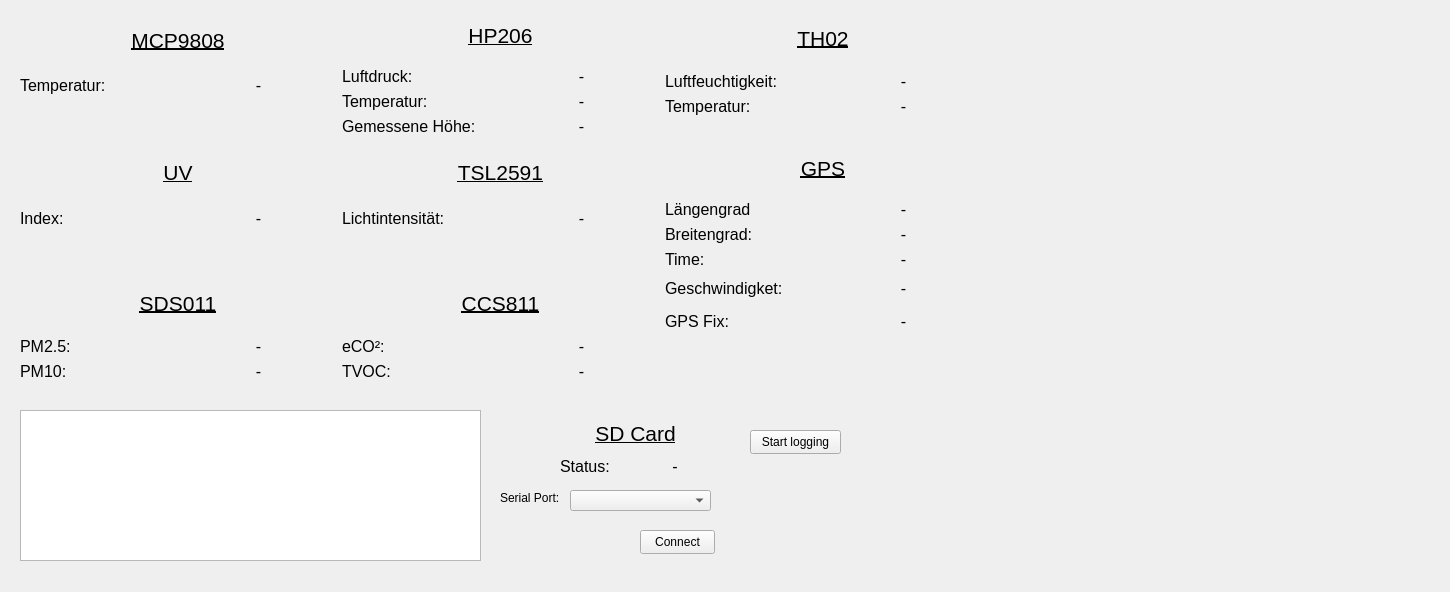
<?xml version="1.0" encoding="UTF-8"?>
<ui version="4.0">
 <class>Form</class>
 <widget class="QWidget" name="Form">
  <property name="geometry">
   <rect>
    <x>0</x>
    <y>0</y>
    <width>1450</width>
    <height>592</height>
   </rect>
  </property>
  <property name="windowTitle">
   <string>Form</string>
  </property>
  <widget class="QLabel" name="l_SerialPort">
   <property name="geometry">
    <rect>
     <x>500</x>
     <y>490</y>
     <width>61</width>
     <height>16</height>
    </rect>
   </property>
   <property name="text">
    <string>Serial Port:</string>
   </property>
  </widget>
  <widget class="QPlainTextEdit" name="pte_serial_console">
   <property name="geometry">
    <rect>
     <x>20</x>
     <y>410</y>
     <width>461</width>
     <height>151</height>
    </rect>
   </property>
   <property name="textInteractionFlags">
    <set>Qt::TextSelectableByKeyboard|Qt::TextSelectableByMouse</set>
   </property>
  </widget>
  <widget class="QPushButton" name="b_connect_serial">
   <property name="geometry">
    <rect>
     <x>640</x>
     <y>530</y>
     <width>75</width>
     <height>24</height>
    </rect>
   </property>
   <property name="text">
    <string>Connect</string>
   </property>
   <property name="checkable">
    <bool>true</bool>
   </property>
  </widget>
  <widget class="QComboBox" name="cb_serial_ports">
   <property name="geometry">
    <rect>
     <x>570</x>
     <y>490</y>
     <width>141</width>
     <height>21</height>
    </rect>
   </property>
  </widget>
  <widget class="QWidget" name="gridLayoutWidget_2">
   <property name="geometry">
    <rect>
     <x>20</x>
     <y>10</y>
     <width>961</width>
     <height>391</height>
    </rect>
   </property>
   <layout class="QGridLayout" name="gridLayout_12">
    <item row="0" column="1">
     <layout class="QVBoxLayout" name="verticalLayout_6">
      <item>
       <widget class="QLabel" name="l_hp206">
        <property name="font">
         <font>
          <pointsize>16</pointsize>
          <underline>true</underline>
         </font>
        </property>
        <property name="text">
         <string>HP206</string>
        </property>
        <property name="alignment">
         <set>Qt::AlignCenter</set>
        </property>
       </widget>
      </item>
      <item>
       <layout class="QGridLayout" name="gridLayout_3">
        <item row="1" column="1">
         <widget class="QLabel" name="l_hp206_temperature_value">
          <property name="font">
           <font>
            <pointsize>12</pointsize>
           </font>
          </property>
          <property name="text">
           <string>-</string>
          </property>
          <property name="alignment">
           <set>Qt::AlignCenter</set>
          </property>
         </widget>
        </item>
        <item row="2" column="0">
         <widget class="QLabel" name="l_hp206_altitude">
          <property name="font">
           <font>
            <pointsize>12</pointsize>
           </font>
          </property>
          <property name="text">
           <string>Gemessene Höhe:</string>
          </property>
         </widget>
        </item>
        <item row="1" column="0">
         <widget class="QLabel" name="l_hp206_temperature">
          <property name="font">
           <font>
            <pointsize>12</pointsize>
           </font>
          </property>
          <property name="text">
           <string>Temperatur:</string>
          </property>
         </widget>
        </item>
        <item row="2" column="1">
         <widget class="QLabel" name="l_hp206_altitude_value">
          <property name="font">
           <font>
            <pointsize>12</pointsize>
           </font>
          </property>
          <property name="text">
           <string>-</string>
          </property>
          <property name="alignment">
           <set>Qt::AlignCenter</set>
          </property>
         </widget>
        </item>
        <item row="0" column="1">
         <widget class="QLabel" name="l_hp206_pressure_value">
          <property name="font">
           <font>
            <pointsize>12</pointsize>
           </font>
          </property>
          <property name="text">
           <string>-</string>
          </property>
          <property name="alignment">
           <set>Qt::AlignCenter</set>
          </property>
         </widget>
        </item>
        <item row="0" column="0">
         <widget class="QLabel" name="l_hp206_pressure">
          <property name="font">
           <font>
            <pointsize>12</pointsize>
           </font>
          </property>
          <property name="text">
           <string>Luftdruck:</string>
          </property>
         </widget>
        </item>
       </layout>
      </item>
     </layout>
    </item>
    <item row="0" column="0">
     <layout class="QVBoxLayout" name="verticalLayout_5">
      <item>
       <widget class="QLabel" name="l_mcp9808">
        <property name="font">
         <font>
          <pointsize>16</pointsize>
          <underline>true</underline>
         </font>
        </property>
        <property name="text">
         <string>MCP9808</string>
        </property>
        <property name="alignment">
         <set>Qt::AlignCenter</set>
        </property>
       </widget>
      </item>
      <item>
       <layout class="QGridLayout" name="gridLayout_13">
        <item row="0" column="1">
         <widget class="QLabel" name="l_mcp9808_value">
          <property name="font">
           <font>
            <pointsize>12</pointsize>
           </font>
          </property>
          <property name="text">
           <string>-</string>
          </property>
          <property name="alignment">
           <set>Qt::AlignCenter</set>
          </property>
         </widget>
        </item>
        <item row="0" column="0">
         <widget class="QLabel" name="l_mcp9808_temperatur">
          <property name="font">
           <font>
            <pointsize>12</pointsize>
           </font>
          </property>
          <property name="text">
           <string>Temperatur:</string>
          </property>
         </widget>
        </item>
        <item row="1" column="0">
         <widget class="QLabel" name="label_3">
          <property name="text">
           <string/>
          </property>
         </widget>
        </item>
        <item row="2" column="0">
         <widget class="QLabel" name="label_4">
          <property name="text">
           <string/>
          </property>
         </widget>
        </item>
       </layout>
      </item>
     </layout>
    </item>
    <item row="1" column="0">
     <layout class="QVBoxLayout" name="verticalLayout_8">
      <item>
       <widget class="QLabel" name="l_uv">
        <property name="font">
         <font>
          <pointsize>16</pointsize>
          <underline>true</underline>
         </font>
        </property>
        <property name="text">
         <string>UV</string>
        </property>
        <property name="alignment">
         <set>Qt::AlignCenter</set>
        </property>
       </widget>
      </item>
      <item>
       <layout class="QGridLayout" name="gridLayout_14">
        <item row="0" column="0">
         <widget class="QLabel" name="l_uv_index">
          <property name="font">
           <font>
            <pointsize>12</pointsize>
           </font>
          </property>
          <property name="text">
           <string>Index:</string>
          </property>
         </widget>
        </item>
        <item row="0" column="1">
         <widget class="QLabel" name="l_uv_index_value">
          <property name="font">
           <font>
            <pointsize>12</pointsize>
           </font>
          </property>
          <property name="text">
           <string>-</string>
          </property>
          <property name="alignment">
           <set>Qt::AlignCenter</set>
          </property>
         </widget>
        </item>
        <item row="1" column="0">
         <widget class="QLabel" name="label_5">
          <property name="text">
           <string/>
          </property>
         </widget>
        </item>
        <item row="2" column="0">
         <widget class="QLabel" name="label_6">
          <property name="text">
           <string/>
          </property>
         </widget>
        </item>
       </layout>
      </item>
     </layout>
    </item>
    <item row="1" column="1">
     <layout class="QVBoxLayout" name="verticalLayout_9">
      <item>
       <widget class="QLabel" name="l_tsl2591">
        <property name="font">
         <font>
          <pointsize>16</pointsize>
          <underline>true</underline>
         </font>
        </property>
        <property name="text">
         <string>TSL2591</string>
        </property>
        <property name="alignment">
         <set>Qt::AlignCenter</set>
        </property>
       </widget>
      </item>
      <item>
       <layout class="QGridLayout" name="gridLayout_15">
        <item row="0" column="0">
         <widget class="QLabel" name="l_tsl2591_light">
          <property name="font">
           <font>
            <pointsize>12</pointsize>
           </font>
          </property>
          <property name="text">
           <string>Lichtintensität:</string>
          </property>
         </widget>
        </item>
        <item row="1" column="1">
         <widget class="QLabel" name="label_8">
          <property name="text">
           <string/>
          </property>
         </widget>
        </item>
        <item row="0" column="1">
         <widget class="QLabel" name="l_tsl2591_light_value">
          <property name="font">
           <font>
            <pointsize>12</pointsize>
           </font>
          </property>
          <property name="text">
           <string>-</string>
          </property>
          <property name="alignment">
           <set>Qt::AlignCenter</set>
          </property>
         </widget>
        </item>
        <item row="2" column="1">
         <widget class="QLabel" name="label_9">
          <property name="text">
           <string/>
          </property>
         </widget>
        </item>
       </layout>
      </item>
     </layout>
    </item>
    <item row="0" column="2">
     <layout class="QVBoxLayout" name="verticalLayout_7">
      <item>
       <widget class="QLabel" name="l_th02">
        <property name="font">
         <font>
          <pointsize>16</pointsize>
          <underline>true</underline>
         </font>
        </property>
        <property name="text">
         <string>TH02</string>
        </property>
        <property name="alignment">
         <set>Qt::AlignCenter</set>
        </property>
       </widget>
      </item>
      <item>
       <layout class="QGridLayout" name="gridLayout_4">
        <item row="0" column="0">
         <widget class="QLabel" name="l_th02_humidity">
          <property name="font">
           <font>
            <pointsize>12</pointsize>
           </font>
          </property>
          <property name="text">
           <string>Luftfeuchtigkeit:</string>
          </property>
         </widget>
        </item>
        <item row="1" column="1">
         <widget class="QLabel" name="l_th02_temperature_value">
          <property name="font">
           <font>
            <pointsize>12</pointsize>
           </font>
          </property>
          <property name="text">
           <string>-</string>
          </property>
          <property name="alignment">
           <set>Qt::AlignCenter</set>
          </property>
         </widget>
        </item>
        <item row="1" column="0">
         <widget class="QLabel" name="l_th02_temperature">
          <property name="font">
           <font>
            <pointsize>12</pointsize>
           </font>
          </property>
          <property name="text">
           <string>Temperatur:</string>
          </property>
         </widget>
        </item>
        <item row="0" column="1">
         <widget class="QLabel" name="l_th02_humidity_value">
          <property name="font">
           <font>
            <pointsize>12</pointsize>
           </font>
          </property>
          <property name="text">
           <string>-</string>
          </property>
          <property name="alignment">
           <set>Qt::AlignCenter</set>
          </property>
         </widget>
        </item>
        <item row="2" column="0">
         <widget class="QLabel" name="label">
          <property name="text">
           <string/>
          </property>
         </widget>
        </item>
       </layout>
      </item>
     </layout>
    </item>
    <item row="2" column="0">
     <layout class="QVBoxLayout" name="verticalLayout_11">
      <item>
       <widget class="QLabel" name="l_sds011">
        <property name="font">
         <font>
          <pointsize>16</pointsize>
          <underline>true</underline>
         </font>
        </property>
        <property name="text">
         <string>SDS011</string>
        </property>
        <property name="alignment">
         <set>Qt::AlignCenter</set>
        </property>
       </widget>
      </item>
      <item>
       <layout class="QGridLayout" name="gridLayout_6">
        <item row="1" column="1">
         <widget class="QLabel" name="l_sds011_pm10_value">
          <property name="font">
           <font>
            <pointsize>12</pointsize>
           </font>
          </property>
          <property name="text">
           <string>-</string>
          </property>
          <property name="alignment">
           <set>Qt::AlignCenter</set>
          </property>
         </widget>
        </item>
        <item row="1" column="0">
         <widget class="QLabel" name="l_sds011_pm10">
          <property name="font">
           <font>
            <pointsize>12</pointsize>
           </font>
          </property>
          <property name="text">
           <string>PM10:</string>
          </property>
         </widget>
        </item>
        <item row="0" column="1">
         <widget class="QLabel" name="l_sds011_pm25_value">
          <property name="font">
           <font>
            <pointsize>12</pointsize>
           </font>
          </property>
          <property name="text">
           <string>-</string>
          </property>
          <property name="alignment">
           <set>Qt::AlignCenter</set>
          </property>
         </widget>
        </item>
        <item row="0" column="0">
         <widget class="QLabel" name="l_sds011_pm25">
          <property name="font">
           <font>
            <pointsize>12</pointsize>
           </font>
          </property>
          <property name="text">
           <string>PM2.5:</string>
          </property>
         </widget>
        </item>
        <item row="2" column="0">
         <widget class="QLabel" name="label_2">
          <property name="text">
           <string/>
          </property>
         </widget>
        </item>
       </layout>
      </item>
     </layout>
    </item>
    <item row="2" column="1">
     <layout class="QVBoxLayout" name="verticalLayout_10">
      <item>
       <widget class="QLabel" name="l_ccs811">
        <property name="font">
         <font>
          <pointsize>16</pointsize>
          <underline>true</underline>
         </font>
        </property>
        <property name="text">
         <string>CCS811</string>
        </property>
        <property name="alignment">
         <set>Qt::AlignCenter</set>
        </property>
       </widget>
      </item>
      <item>
       <layout class="QGridLayout" name="gridLayout_5">
        <item row="1" column="1">
         <widget class="QLabel" name="l_ccs811_tvoc_value">
          <property name="font">
           <font>
            <pointsize>12</pointsize>
           </font>
          </property>
          <property name="text">
           <string>-</string>
          </property>
          <property name="alignment">
           <set>Qt::AlignCenter</set>
          </property>
         </widget>
        </item>
        <item row="0" column="1">
         <widget class="QLabel" name="l_ccs811_eco2_value">
          <property name="font">
           <font>
            <pointsize>12</pointsize>
           </font>
          </property>
          <property name="text">
           <string>-</string>
          </property>
          <property name="alignment">
           <set>Qt::AlignCenter</set>
          </property>
         </widget>
        </item>
        <item row="1" column="0">
         <widget class="QLabel" name="l_ccs811_tvoc">
          <property name="font">
           <font>
            <pointsize>12</pointsize>
           </font>
          </property>
          <property name="text">
           <string>TVOC:</string>
          </property>
         </widget>
        </item>
        <item row="0" column="0">
         <widget class="QLabel" name="l_ccs811_eco2">
          <property name="font">
           <font>
            <pointsize>12</pointsize>
           </font>
          </property>
          <property name="text">
           <string>eCO²:</string>
          </property>
         </widget>
        </item>
        <item row="2" column="0">
         <widget class="QLabel" name="label_7">
          <property name="text">
           <string/>
          </property>
         </widget>
        </item>
       </layout>
      </item>
     </layout>
    </item>
    <item row="1" column="2">
     <layout class="QVBoxLayout" name="verticalLayout_24">
      <item>
       <widget class="QLabel" name="l_gps">
        <property name="font">
         <font>
          <pointsize>16</pointsize>
          <underline>true</underline>
         </font>
        </property>
        <property name="text">
         <string>GPS</string>
        </property>
        <property name="alignment">
         <set>Qt::AlignCenter</set>
        </property>
       </widget>
      </item>
      <item>
       <layout class="QGridLayout" name="gridLayout_17">
        <item row="1" column="1">
         <widget class="QLabel" name="l_gps_breitengrad_value">
          <property name="font">
           <font>
            <pointsize>12</pointsize>
           </font>
          </property>
          <property name="text">
           <string>-</string>
          </property>
          <property name="alignment">
           <set>Qt::AlignCenter</set>
          </property>
         </widget>
        </item>
        <item row="1" column="0">
         <widget class="QLabel" name="l_gps_breitengrad">
          <property name="font">
           <font>
            <pointsize>12</pointsize>
           </font>
          </property>
          <property name="text">
           <string>Breitengrad:</string>
          </property>
         </widget>
        </item>
        <item row="0" column="1">
         <widget class="QLabel" name="l_gps_laengengrad_value">
          <property name="font">
           <font>
            <pointsize>12</pointsize>
           </font>
          </property>
          <property name="text">
           <string>-</string>
          </property>
          <property name="alignment">
           <set>Qt::AlignCenter</set>
          </property>
         </widget>
        </item>
        <item row="0" column="0">
         <widget class="QLabel" name="l_gps_laengengrad">
          <property name="font">
           <font>
            <pointsize>12</pointsize>
           </font>
          </property>
          <property name="text">
           <string>Längengrad</string>
          </property>
         </widget>
        </item>
        <item row="2" column="0">
         <widget class="QLabel" name="l_gps_time">
          <property name="font">
           <font>
            <pointsize>12</pointsize>
           </font>
          </property>
          <property name="text">
           <string>Time:</string>
          </property>
         </widget>
        </item>
        <item row="2" column="1">
         <widget class="QLabel" name="l_gps_time_value">
          <property name="font">
           <font>
            <pointsize>12</pointsize>
           </font>
          </property>
          <property name="text">
           <string>-</string>
          </property>
          <property name="alignment">
           <set>Qt::AlignCenter</set>
          </property>
         </widget>
        </item>
       </layout>
      </item>
     </layout>
    </item>
    <item row="2" column="2">
     <layout class="QGridLayout" name="gridLayout_18">
      <item row="0" column="0">
       <widget class="QLabel" name="l_gps_geschwindigkeit">
        <property name="font">
         <font>
          <pointsize>12</pointsize>
         </font>
        </property>
        <property name="text">
         <string>Geschwindigket:</string>
        </property>
       </widget>
      </item>
      <item row="1" column="1">
       <widget class="QLabel" name="l_gps_fix_value">
        <property name="font">
         <font>
          <pointsize>12</pointsize>
         </font>
        </property>
        <property name="text">
         <string>-</string>
        </property>
        <property name="alignment">
         <set>Qt::AlignCenter</set>
        </property>
       </widget>
      </item>
      <item row="1" column="0">
       <widget class="QLabel" name="l_gps_fix">
        <property name="font">
         <font>
          <pointsize>12</pointsize>
         </font>
        </property>
        <property name="text">
         <string>GPS Fix:</string>
        </property>
       </widget>
      </item>
      <item row="0" column="1">
       <widget class="QLabel" name="l_gps_geschwindigkeit_value">
        <property name="font">
         <font>
          <pointsize>12</pointsize>
         </font>
        </property>
        <property name="text">
         <string>-</string>
        </property>
        <property name="alignment">
         <set>Qt::AlignCenter</set>
        </property>
       </widget>
      </item>
      <item row="2" column="0">
       <widget class="QLabel" name="l_gps_time_value_3">
        <property name="font">
         <font>
          <pointsize>12</pointsize>
         </font>
        </property>
        <property name="text">
         <string/>
        </property>
        <property name="alignment">
         <set>Qt::AlignCenter</set>
        </property>
       </widget>
      </item>
      <item row="3" column="1">
       <widget class="QLabel" name="l_gps_time_value_2">
        <property name="font">
         <font>
          <pointsize>12</pointsize>
         </font>
        </property>
        <property name="text">
         <string/>
        </property>
        <property name="alignment">
         <set>Qt::AlignCenter</set>
        </property>
       </widget>
      </item>
     </layout>
    </item>
   </layout>
  </widget>
  <widget class="QWidget" name="verticalLayoutWidget">
   <property name="geometry">
    <rect>
     <x>560</x>
     <y>420</y>
     <width>151</width>
     <height>60</height>
    </rect>
   </property>
   <layout class="QVBoxLayout" name="verticalLayout_4">
    <item>
     <widget class="QLabel" name="l_sd">
      <property name="font">
       <font>
        <pointsize>16</pointsize>
        <underline>true</underline>
       </font>
      </property>
      <property name="text">
       <string>SD Card</string>
      </property>
      <property name="alignment">
       <set>Qt::AlignCenter</set>
      </property>
     </widget>
    </item>
    <item>
     <layout class="QGridLayout" name="gridLayout_16">
      <item row="0" column="1">
       <widget class="QLabel" name="l_sd_value">
        <property name="font">
         <font>
          <pointsize>12</pointsize>
         </font>
        </property>
        <property name="text">
         <string>-</string>
        </property>
        <property name="alignment">
         <set>Qt::AlignCenter</set>
        </property>
       </widget>
      </item>
      <item row="0" column="0">
       <widget class="QLabel" name="l_sd_status">
        <property name="font">
         <font>
          <pointsize>12</pointsize>
         </font>
        </property>
        <property name="text">
         <string>Status:</string>
        </property>
       </widget>
      </item>
     </layout>
    </item>
   </layout>
  </widget>
  <widget class="QPushButton" name="b_start_logging">
   <property name="geometry">
    <rect>
     <x>750</x>
     <y>430</y>
     <width>91</width>
     <height>24</height>
    </rect>
   </property>
   <property name="text">
    <string>Start logging</string>
   </property>
   <property name="checkable">
    <bool>true</bool>
   </property>
  </widget>
 </widget>
 <resources/>
 <connections/>
</ui>
